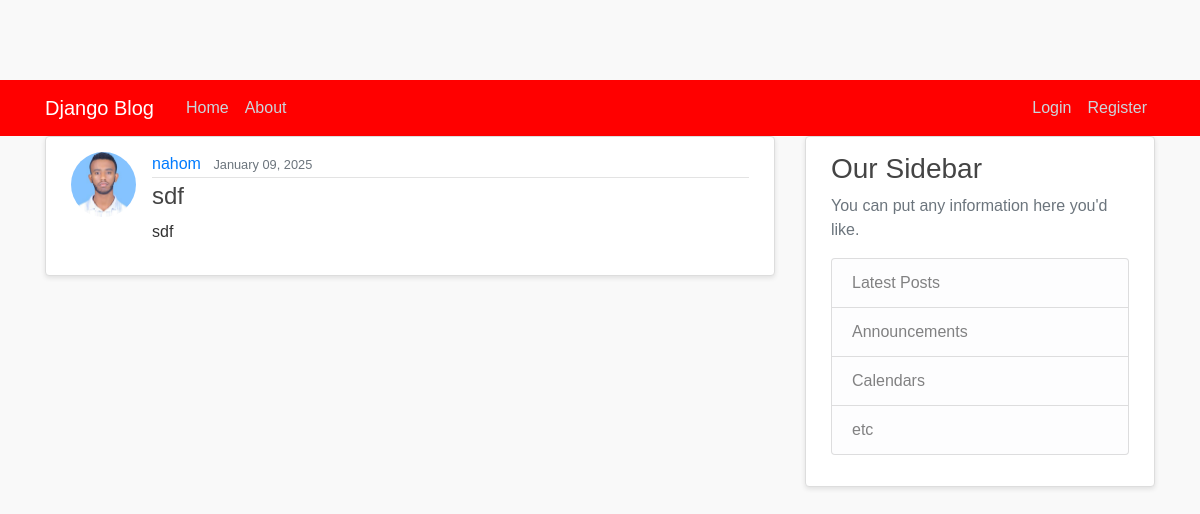
The page /post/34/ on the database its author committed.
### blog/models.py (models this page shows, shortened)
class Post(models.Model):
    title = models.CharField(max_length=100)
    content = models.TextField()
    date_posted = models.DateTimeField(default=timezone.now)
    author = models.ForeignKey(User, on_delete=models.CASCADE)

### users/models.py (models this page shows, shortened)
class Profile(models.Model):
    user = models.OneToOneField(User, on_delete=models.CASCADE)
    image = models.ImageField(default='default.jpg', upload_to='profile_pics')

### blog/views.py (the view)
# urls.py: path('post/<int:pk>/', PostDetailView.as_view(), name='post-detail'),
class PostDetailView(DetailView):
    model = Post

### blog/templates/blog/post_detail.html (shortened to what this page needs)
{% extends "blog/base.html" %}
{% block content %}
  <article class="media content-section">
    <img class="rounded-circle article-img" src="{{ object.author.profile.image.url }}">
    <div class="media-body">
      <div class="article-metadata">
        <a class="mr-2" href="{% url 'user-posts' object.author.username %}">{{ object.author }}</a>
        <small class="text-muted">{{ object.date_posted|date:"F d, Y" }}</small>
      </div>
      <h2 class="article-title">{{ object.title }}</h2>
      <p class="article-content">{{ object.content }}</p>
    </div>
  </article>
{% endblock content %}

### blog/static/blog/main.css (style rules this page uses)
body { background: #f9f9f9; color: #333333; margin-top: 5rem; font-family: 'Arial', sans-serif; }
h1, h2, h3, h4, h5, h6 { color: #444444; margin-bottom: 0.5rem; }
.content-section { background: #ffffff; padding: 15px 25px; border: 1px solid #dddddd; border-radius: 4px; margin-bottom: 20px; box-shadow: 0 2px 5px rgba(0, 0, 0, 0.1); }
.article-title { color: #444444; font-size: 1.5rem; }
.article-content { white-space: pre-line; line-height: 1.6; }
.article-img { height: 65px; width: 65px; margin-right: 16px; border-radius: 50%; object-fit: cover; }
.article-metadata { padding-bottom: 1px; margin-bottom: 4px; border-bottom: 1px solid #e3e3e3; }

### rows shown on the page
Post: author.profile.image (picture), author "nahom", date_posted "January 09, 2025", title "sdf", content "sdf"
